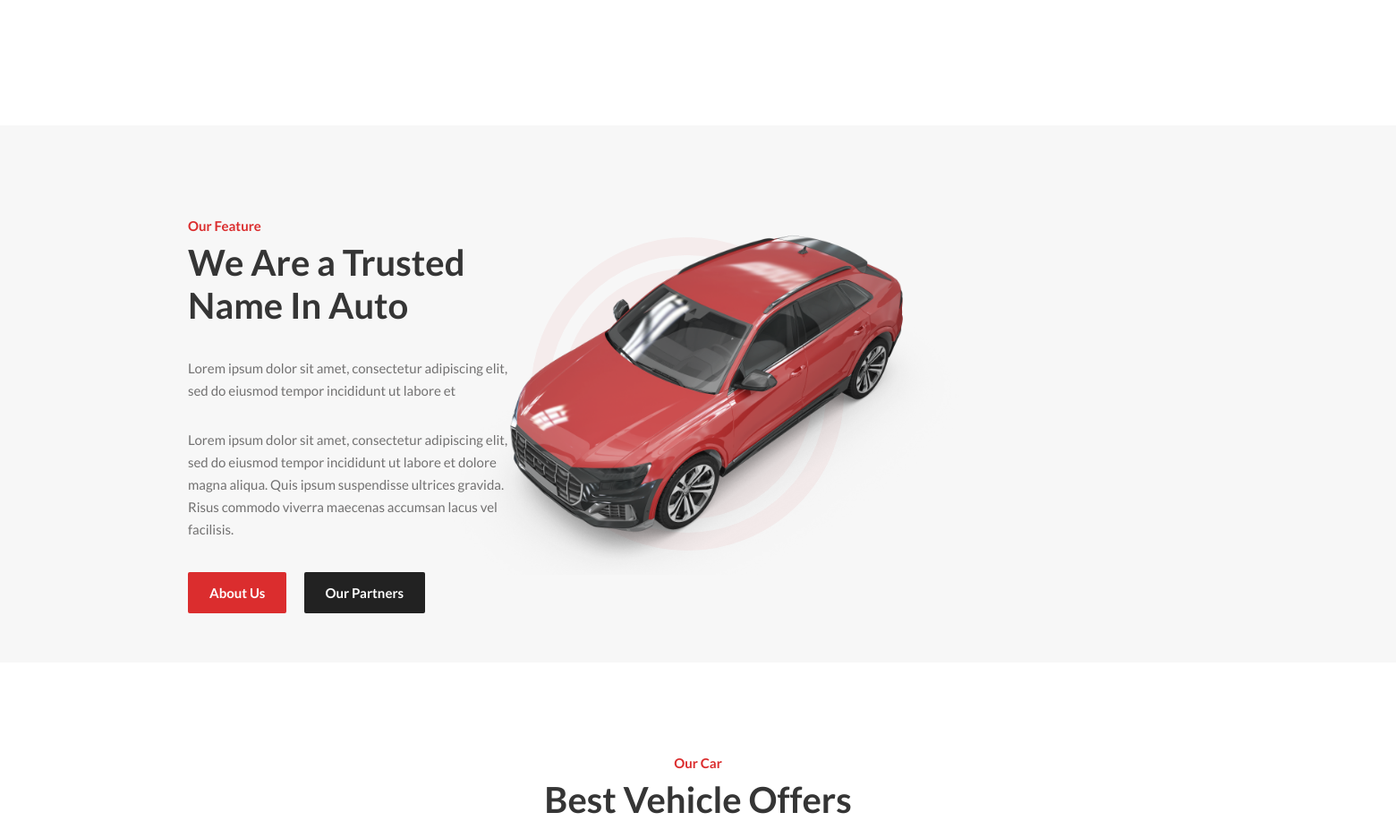
Before: / (middle part) with the older database file.
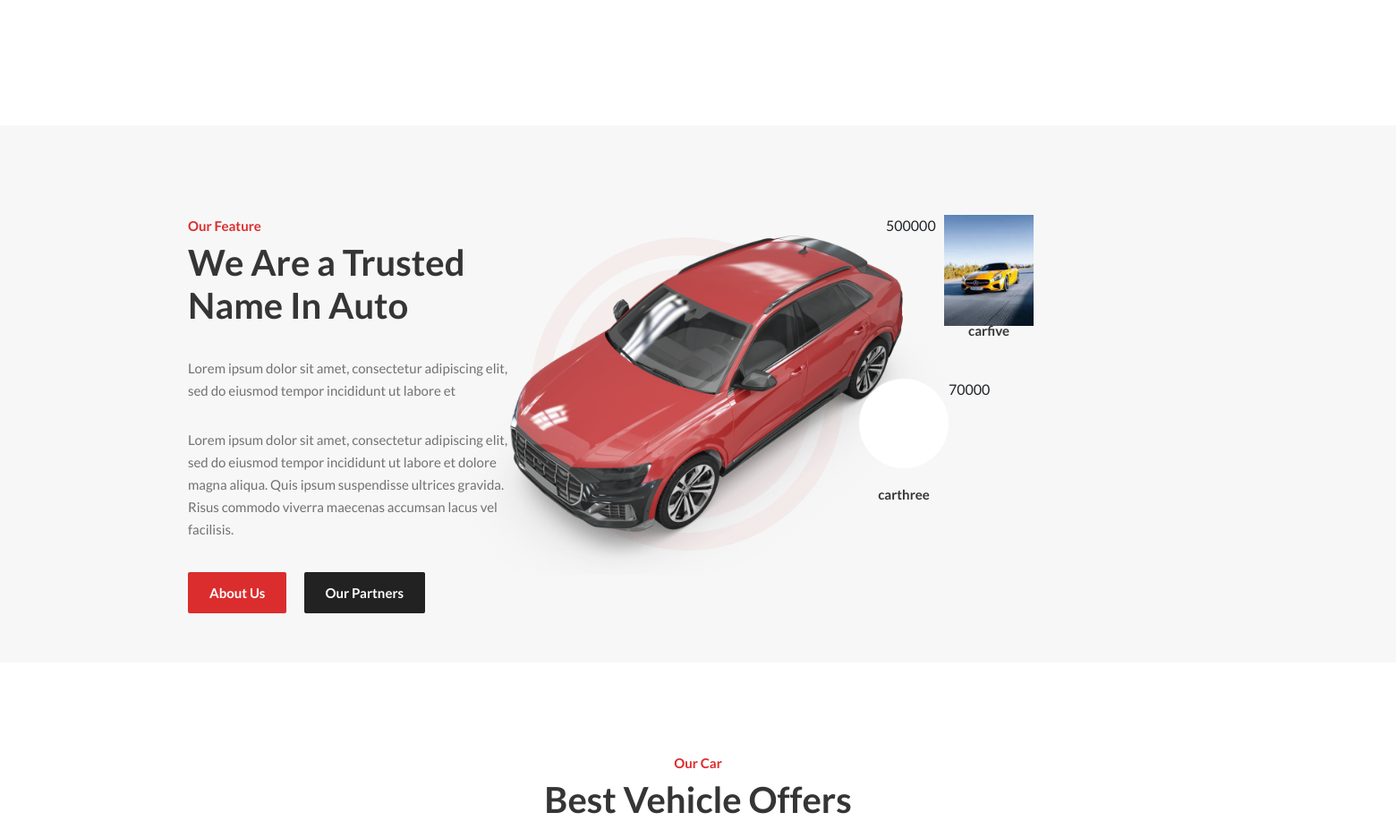
After: the same page with the newer database file.
### cars/models.py (models this page shows, shortened)
class Car(models.Model):
    state_choice = (("al", "alabama"),
                    ("ak", "alaska"),
                    ("wy", "wyoming"),
                    ("wi", "wisconsin")
                    )
    year_choice = []
    for r in range(2000, (datetime.now().year+1)):
        year_choice.append((r, r))
    features_choices = (
        ("cruise control", "cruis control"),
        ("audio interface", "audio interface"),
        ("alarm syste", "malarm system"),
        ("seat heatin", "seat heating"),
    )
    door_choices = (
        ("4", "4"),
        ("5", "5"),
        ("3", "3"),
        ("6", "6")
    )
    car_title = models.CharField(max_length=255)
    state = models.CharField(choices=state_choice, max_length=100)
    city = models.CharField(max_length=100)
    color = models.CharField(max_length=100)
    model = models.CharField(max_length=100)
    year = models.IntegerField(("year"), choices=year_choice)
    condition = models.CharField(max_length=100)
    price = models.IntegerField()
    description = RichTextField()
    car_photo_1 = models.ImageField(upload_to="photos/%Y/%m/%d/", blank=True)
    car_photo3 = models.ImageField(upload_to="photos/%Y/%m/%d/", blank=True)
    car_photo_4 = models.ImageField(upload_to="photos/%Y/%m/%d/", blank=True)
    features = MultiSelectField(choices=features_choices, max_length=100)
    body_style = models.CharField(max_length=100)
    engin = models.CharField(max_length=100)
    transmission = models.CharField(max_length=100)
    interior = models.CharField(max_length=100)
    miles = models.IntegerField()
    doors = models.CharField(choices=door_choices, max_length=100)
    passengers = models.IntegerField()
    vin_o = models.CharField(max_length=100)
    milage = models.CharField(max_length=100)
    fuel_type = models.CharField(max_length=50)
    no_of_owners = models.CharField(max_length=100)
    is_featured = models.BooleanField(default=False)
    created_date = models.DateTimeField(datetime.now, blank=True)

### pages/views.py (the view)
# urls.py: 2. Add a URL to urlpatterns:  path('', views.home, name='home')
def home(request):
    teams = Team.objects.all()
    featured_cars = Car.objects.order_by(
        "created_date").filter(is_featured=True)
    all_cars = Car.objects.order_by('created_date')
    data = {
        "teams":  teams,
        "featured_cars": featured_cars,
        "all_cars": all_cars
    }
    return render(request, "pages/home.html", data)

### pages/templates/pages/home.html (shortened to what this page needs)
{%extends 'pages/base.html'%}
{%block content%}
{%load static%}
    <section class="services spad">
      <div class="container">
        <div class="row">
          <div class="col-lg-3 col-md-6 col-sm-6">
          </div>
          <div class="col-lg-3 col-md-6 col-sm-6">
          </div>
          <div class="col-lg-3 col-md-6 col-sm-6">
          </div>
          <div class="col-lg-3 col-md-6 col-sm-6">
          </div>
        </div>
      </div>
    </section>
    <section class="feature spad">
      <div class="container">
        <div class="row">
          <div class="col-lg-4">
            <div class="feature__text">
              <div class="section-title">
                <span>Our Feature</span>
                <h2>We Are a Trusted Name In Auto</h2>
              </div>
              <div class="feature__text__desc">
                <p>
                  Lorem ipsum dolor sit amet, consectetur adipiscing elit, sed
                  do eiusmod tempor incididunt ut labore et
                </p>
                <p>
                  Lorem ipsum dolor sit amet, consectetur adipiscing elit, sed
                  do eiusmod tempor incididunt ut labore et dolore magna aliqua.
                  Quis ipsum suspendisse ultrices gravida. Risus commodo viverra
                  maecenas accumsan lacus vel facilisis.
                </p>
              </div>
              <div class="feature__text__btn">
                <a href="{% url 'pages:about'%}" class="primary-btn">About Us</a>
                <a href="#" class="primary-btn partner-btn">Our Partners</a>
              </div>
            </div>
          </div>
          {% for car in  featured_cars  %}
          <div class="col-lg-4 offset-lg-4">
            <div class="row">
              <div class="col-lg-6 col-md-4 col-6">
                <div class="feature__item">
                  <div class="feature__item__icon">
                    <img
                      src=" {{car.car_photo_4}}"
                      alt=""
                    />
                  </div>
                  <h6>{{car.car_title}}</h6>
                </div>
                <div class="price">
                  <span>{{car.price}}</span>
                </div>
                {%endfor%}
              </div>
              </div>
            </div>
          </div>
        </div>
      </div>
    </section>
    <section class="car spad">
      <div class="container">
        <div class="row">
          <div class="col-lg-12">
            <div class="section-title">
              <span>Our Car</span>
              <h2>Best Vehicle Offers</h2>
            </div>
          </div>
        </div>
      </div>
    </section>
    {% endblock %}

### pages/templates/pages/base.html (shortened to what this page needs)
{%load static %}
<!DOCTYPE html>
<html lang="zxx">
  <head>
    <link
      rel="stylesheet"
      href="{% static 'css/bootstrap.min.css'%}"
      type="text/css"
    />
    <link
      rel="stylesheet"
      href="{% static 'css/font-awesome.min.css'%}"
      type="text/css"
    />
    <link
      rel="stylesheet"
      href="{% static 'css/elegant-icons.css'%}"
      type="text/css"
    />
    <link
      rel="stylesheet"
      href="{% static 'css/nice-select.css"
      type="text/css"
    />
    <link
      rel="stylesheet"
      href="{% static 'css/magnific-popup.css"
      type="text/css"
    />
    <link
      rel="stylesheet"
      href="{% static 'css/jquery-ui.min.css"
      type="text/css"
    />
    <link
      rel="stylesheet"
      href=" {% static 'css/owl.carousel.min.css '%}"
      type="text/css"
    />
    <link
      rel="stylesheet"
      href="{% static 'css/slicknav.min.css' %}"
      type="text/css"
    />
    <link
      rel="stylesheet"
      href="{% static 'css/style.css' %}"
      type="text/css"
    />
  </head>
  <body>
    {% block content%}
      {%endblock%}
  </body>
</html>

### pages/templates/includes/top.html (shortened to what this page needs)
{%load static%}

### pages/templates/includes/navbar.html (shortened to what this page needs)
{% load static%}

### pages/templates/includes/footer.html (shortened to what this page needs)
{%load static%}

### static/css/style.css (style rules this page uses)
html, body { height: 100%; font-family: "Lato", sans-serif; -webkit-font-smoothing: antialiased; }
h1, h2, h3, h4, h5, h6 { margin: 0; color: #111111; font-weight: 400; font-family: "Lato", sans-serif; }
h2 { font-size: 36px; }
h6 { font-size: 16px; }
p { font-size: 15px; font-family: "Lato", sans-serif; color: #727171; font-weight: 400; line-height: 25px; margin: 0 0 15px 0; }
img { max-width: 100%; }
.section-title { margin-bottom: 75px; text-align: center; }
.section-title span { font-size: 15px; color: #db2d2e; font-weight: 700; }
.section-title h2 { color: #353535; font-size: 40px; font-weight: 700; margin-top: 5px; margin-bottom: 16px; }
.spad { padding-top: 100px; padding-bottom: 100px; }
.primary-btn { display: inline-block; font-size: 15px; padding: 12px 24px; color: #ffffff; font-weight: 700; background: #db2d2e; border-radius: 2px; }
.feature { background: #f7f7f7; position: relative; z-index: 1; padding-bottom: 55px; }
.feature:after { position: absolute; left: 50%; top: 50%; width: 605px; height: 404px; background-image: url(../img/feature/car.png); content: ""; -webkit-transform: translate(-300px, -202px); -ms-transform: translate(-300px, -202px); transform: translate(-300px, -202px); z-index: -1; }
.feature__text .section-title { text-align: left; margin-bottom: 34px; }
.feature__text .section-title h2 { margin-bottom: 0; }
.feature__text__desc { margin-bottom: 35px; }
.feature__text__desc p { margin-bottom: 30px; }
.feature__text__btn .primary-btn { margin-right: 16px; }
.feature__text__btn .partner-btn { background: #222; }
.feature__item { text-align: center; float: right; margin-bottom: 45px; }
.feature__item .feature__item__icon { height: 100px; width: 100px; background: #ffffff; border-radius: 50%; line-height: 100px; text-align: center; margin-bottom: 20px !important; margin: 0 auto; }
.feature__item h6 { font-size: 15px; color: #353535; font-weight: 700; }
.car { padding-bottom: 120px; }
.car .section-title { margin-bottom: 20px; }
.car .section-title h2 { margin-bottom: 0; }
@media only screen and (min-width: 1200px) { .container { max-width: 1170px; } }

Changed rows visible on the page:
added Car: car_photo_4 (picture), car_title "carfive", price "500000"
added Car: car_title "carthree", price "70000"
